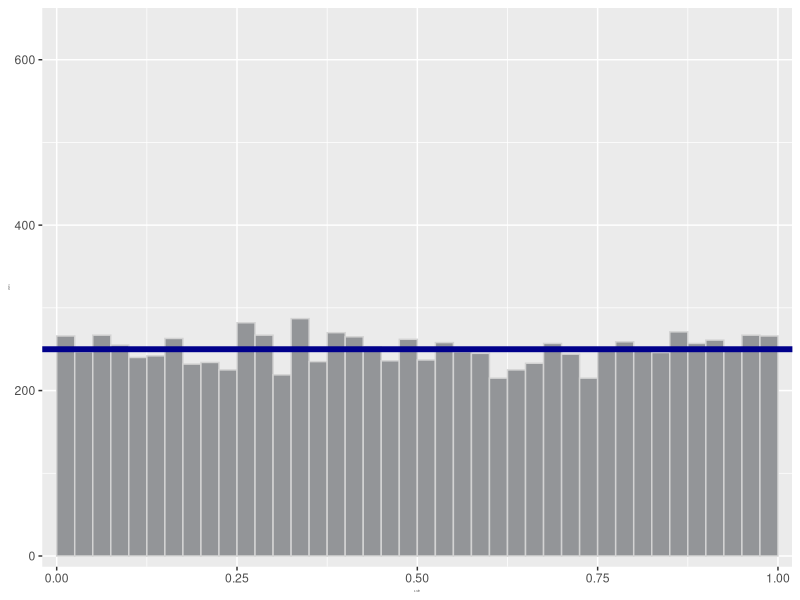
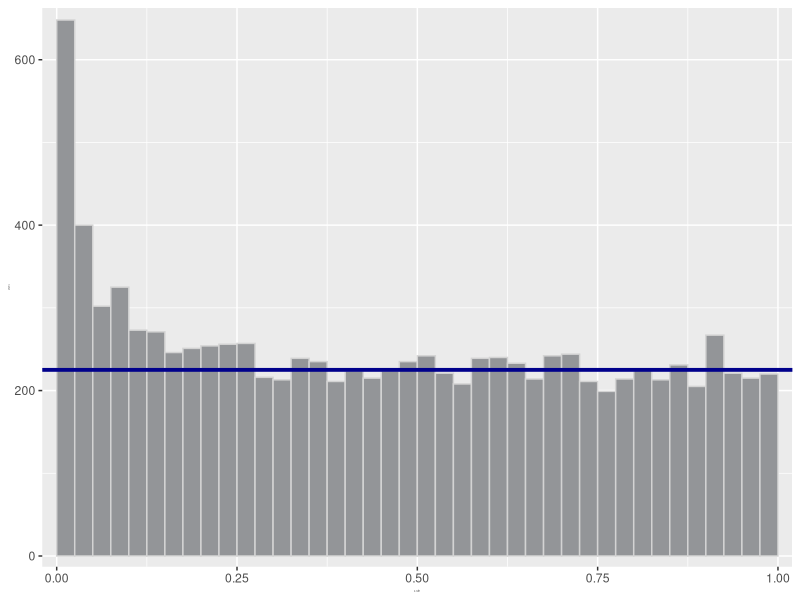
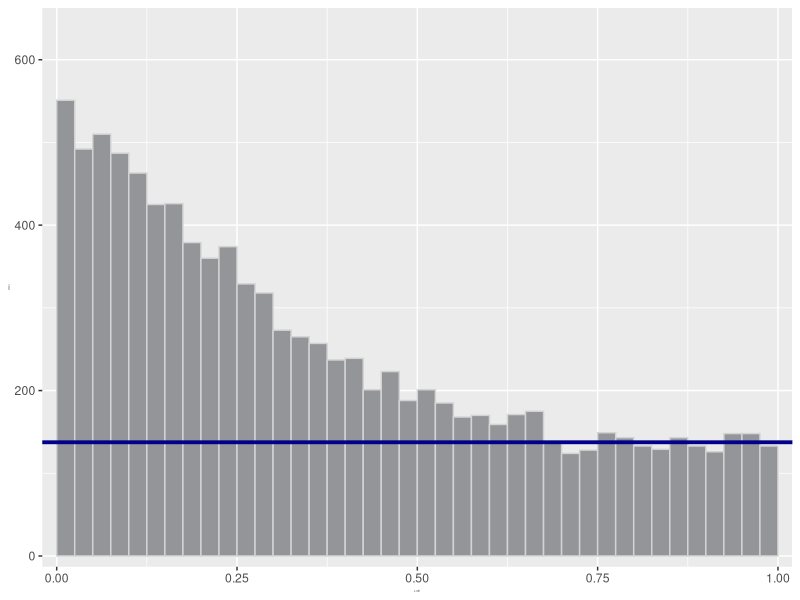
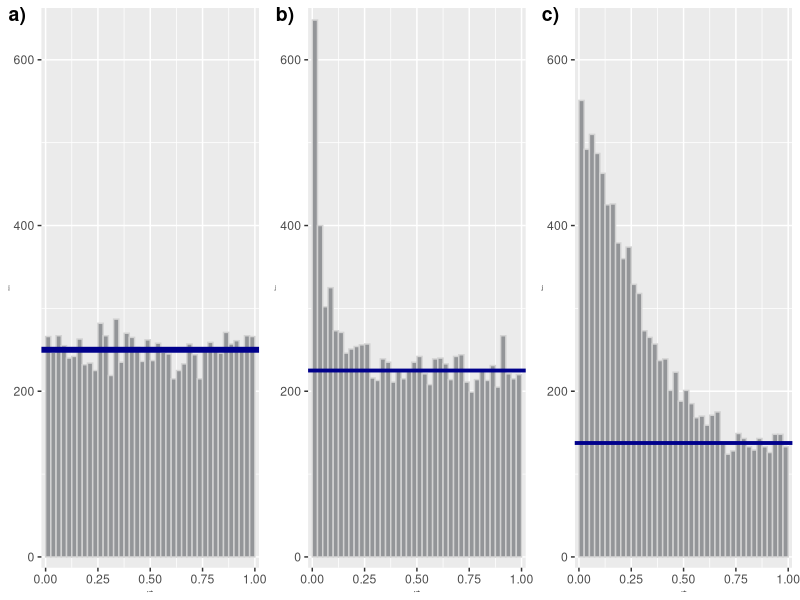
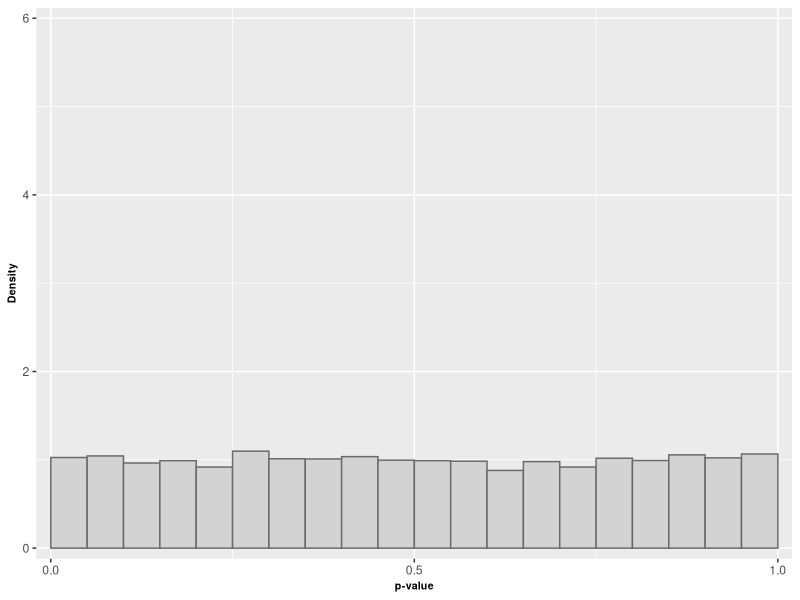
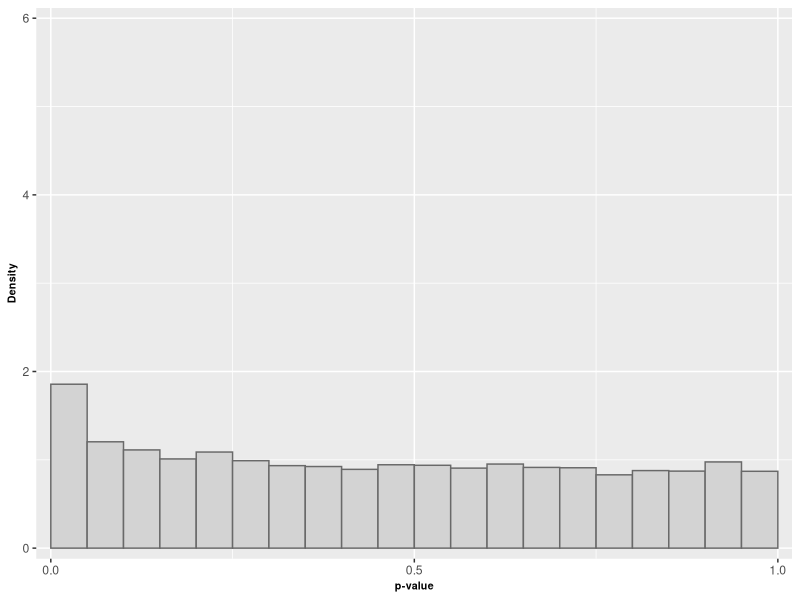
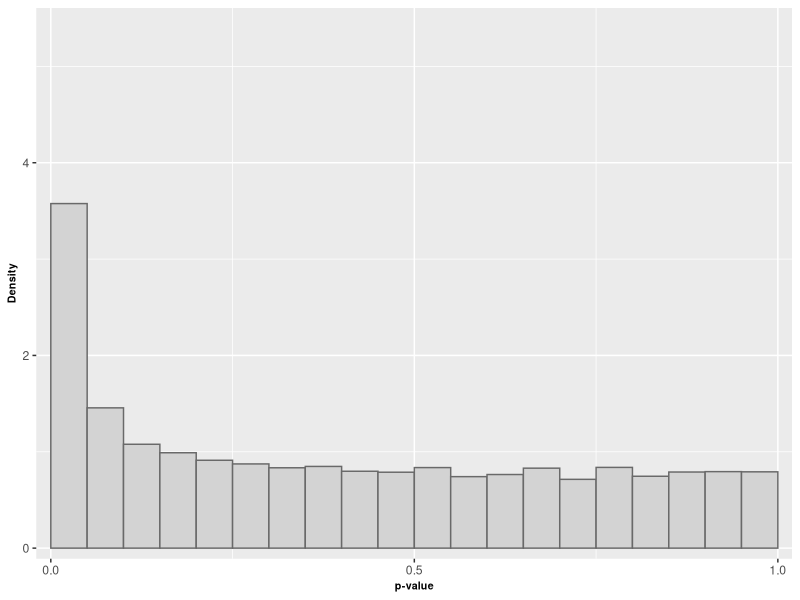
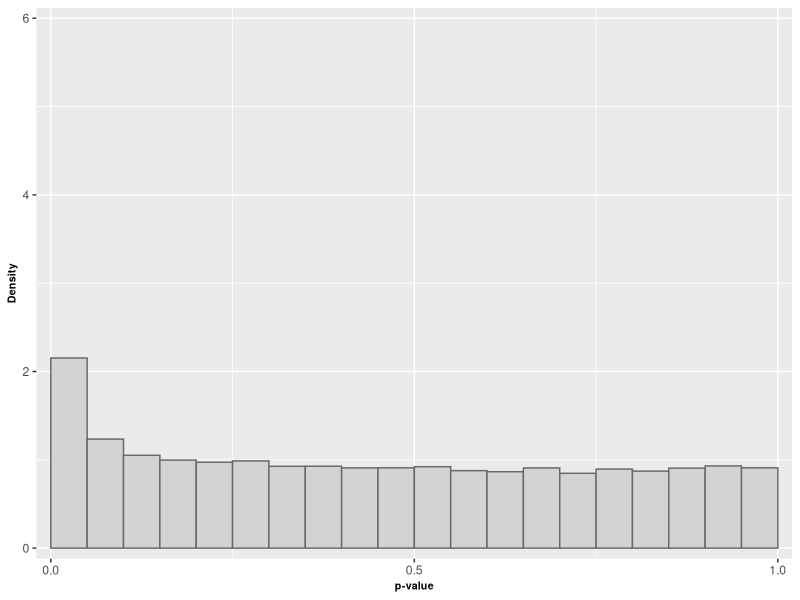

Here is the R script that generated these plots, in order:
## ---- chunk 1
library("ggplot2")
library("cowplot")
## ---- chunk 2
set.seed(1)

m <- 10000
binwidth <- 0.025

# generic function to add some properties to gg histograms
gg_hist_aesthetic <-  function(gg_obj, ylim_max=650) {
    gg_obj + 
             scale_x_continuous(expand = c(0.02, 0)) + 
             scale_y_continuous(expand = c(0.02, 0), limits=c(0,ylim_max)) + 
             xlab("p-value")+
             ylab("Counts")+
             theme(axis.title = element_text(face="bold",size=rel(0.1)) )
}
## ---- chunk 3
pv_unif <- data.frame(pvalue=runif(m))
gg_unif <- ggplot(pv_unif, aes(x=pvalue)) + 
            geom_histogram(binwidth = binwidth, boundary = 0, colour="lightgrey", fill="#939598") +
            geom_hline(yintercept=m*binwidth, size=2, col="darkblue")
gg_unif <- gg_hist_aesthetic(gg_unif)
 

gg_unif
## ---- chunk 4
pv_beta_1 <- data.frame(pvalue=c(runif(9000), rbeta(1000,0.5,7)))

gg_beta_1 <- ggplot(pv_beta_1, aes(x=pvalue)) + 
              geom_histogram(binwidth = binwidth, boundary = 0, colour="lightgrey", fill="#939598") +
              geom_hline(yintercept=9000*binwidth, size=1.3, col="darkblue")
gg_beta_1 <- gg_hist_aesthetic(gg_beta_1)
gg_beta_1
## ---- chunk 5
pv_beta_2 <- data.frame(pvalue=c(runif(5500), rbeta(4500,1,4)))

gg_beta_2 <- ggplot(pv_beta_2, aes(x=pvalue)) + 
              geom_histogram(binwidth = binwidth, boundary = 0, colour="lightgrey", fill="#939598") +
              geom_hline(yintercept=5500*binwidth, size=1.3, col="darkblue")
gg_beta_2 <- gg_hist_aesthetic(gg_beta_2)
gg_beta_2
## ---- chunk 6
gg_stratified <- plot_grid(gg_unif, gg_beta_1, gg_beta_2,
                         nrow=1,
                         labels=c("a)", "b)", "c)"))
gg_stratified
## ---- chunk 7
set.seed(1)

m <- 10000
binwidth <- 0.05
grey <- "grey41"
# generic function to add some properties to gg histograms
gg_hist_aesthetic <-  function(gg_obj, ylim_max=6) {
    gg_obj + 
             aes(y=..density..)+
             scale_x_continuous(expand = c(0.02, 0), breaks=c(0,0.5,1)) + 
             scale_y_continuous(expand = c(0.02, 0), limits=c(0,ylim_max)) + 
             xlab("p-value")+
             ylab("Density")+
             theme(axis.title = element_text(face="bold",size=rel(0.7)))
}
## ---- chunk 8
pv_unif <- data.frame(pvalue=runif(m))
gg_unif <- ggplot(pv_unif, aes(x=pvalue)) + 
            geom_histogram(binwidth = binwidth, boundary = 0, colour=grey, fill="lightgrey")
gg_unif <- gg_hist_aesthetic(gg_unif)
 

gg_unif
## ---- chunk 9
pv_beta_a <- data.frame(pvalue=c(runif(9000), rbeta(1000,0.5,4)))

gg_beta_a <- ggplot(pv_beta_a, aes(x=pvalue)) + 
              geom_histogram(binwidth = binwidth, boundary = 0, colour=grey, fill="lightgrey")
gg_beta_a <- gg_hist_aesthetic(gg_beta_a)
gg_beta_a
## ---- chunk 10
pv_beta_b <- data.frame(pvalue=c(runif(8000), rbeta(2000,0.5,11)))

gg_beta_b <- ggplot(pv_beta_b, aes(x=pvalue)) + 
              geom_histogram(binwidth = binwidth, boundary = 0, colour=grey, fill="lightgrey")

gg_beta_b <- gg_hist_aesthetic(gg_beta_b, ylim_max=5.5)
gg_beta_b
## ---- chunk 11
pv_all <- rbind(pv_unif, pv_beta_b, pv_beta_a) 
gg_all <- ggplot(pv_all, aes(x=pvalue)) + 
              geom_histogram(binwidth = binwidth, boundary = 0, colour=grey, fill="lightgrey")
gg_all <- gg_hist_aesthetic(gg_all)
gg_all
## ---- chunk 12
gg_stratified <- plot_grid(gg_all, gg_beta_b, gg_beta_a, gg_unif,
                         nrow=1,
                         labels=c("a)", "b)", "c)","d)"))
gg_stratified
